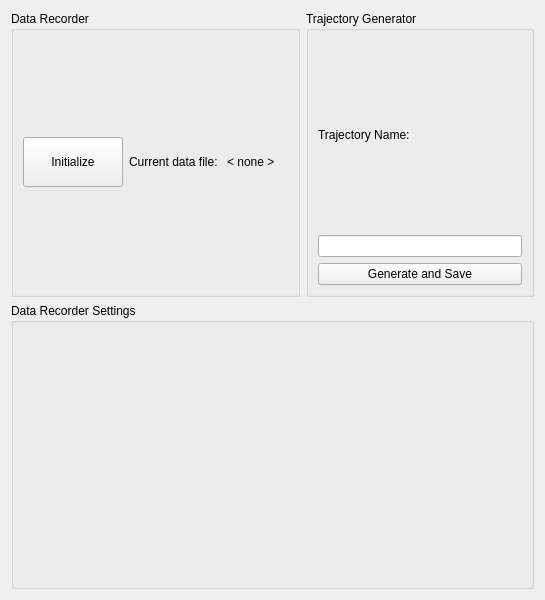
<?xml version="1.0" encoding="UTF-8"?>
<ui version="4.0">
 <class>Form</class>
 <widget class="QWidget" name="Form">
  <property name="geometry">
   <rect>
    <x>0</x>
    <y>0</y>
    <width>545</width>
    <height>600</height>
   </rect>
  </property>
  <property name="minimumSize">
   <size>
    <width>0</width>
    <height>600</height>
   </size>
  </property>
  <property name="windowTitle">
   <string>Data Recorder</string>
  </property>
  <layout class="QGridLayout" name="gridLayout">
   <item row="2" column="0" colspan="2">
    <widget class="QGroupBox" name="grpBoxDataRecorderSettings">
     <property name="title">
      <string>Data Recorder Settings</string>
     </property>
     <layout class="QVBoxLayout" name="verticalLayout_items"/>
    </widget>
   </item>
   <item row="0" column="0">
    <widget class="QGroupBox" name="grpBoxDataRecorder">
     <property name="title">
      <string>Data Recorder</string>
     </property>
     <layout class="QGridLayout" name="gridLayout_2">
      <item row="0" column="2">
       <layout class="QVBoxLayout" name="verticalLayout_2">
        <item alignment="Qt::AlignRight">
         <widget class="QLabel" name="lbl_message_recorder">
          <property name="text">
           <string>&lt;Message&gt;</string>
          </property>
         </widget>
        </item>
       </layout>
      </item>
      <item row="0" column="0">
       <widget class="QPushButton" name="btn_initialize">
        <property name="minimumSize">
         <size>
          <width>100</width>
          <height>50</height>
         </size>
        </property>
        <property name="text">
         <string>Initialize</string>
        </property>
       </widget>
      </item>
      <item row="0" column="1">
       <layout class="QHBoxLayout" name="horizontalLayout_3">
        <item>
         <widget class="QLabel" name="lblCurrentDataFile">
          <property name="text">
           <string>Current data file: </string>
          </property>
         </widget>
        </item>
        <item>
         <widget class="QLabel" name="lbl_data_filename">
          <property name="text">
           <string>&lt; none &gt;</string>
          </property>
         </widget>
        </item>
       </layout>
      </item>
     </layout>
    </widget>
   </item>
   <item row="0" column="1">
    <widget class="QGroupBox" name="grpBoxTrajectoryGenerator">
     <property name="sizePolicy">
      <sizepolicy hsizetype="Preferred" vsizetype="Preferred">
       <horstretch>0</horstretch>
       <verstretch>0</verstretch>
      </sizepolicy>
     </property>
     <property name="title">
      <string>Trajectory Generator</string>
     </property>
     <layout class="QGridLayout" name="gridLayout_3">
      <item row="1" column="1">
       <widget class="QLineEdit" name="line_trajectory_name"/>
      </item>
      <item row="0" column="1">
       <widget class="QLabel" name="label_trajectory_name">
        <property name="text">
         <string>Trajectory Name:</string>
        </property>
       </widget>
      </item>
      <item row="2" column="1">
       <widget class="QPushButton" name="btn_generate_trajectory">
        <property name="text">
         <string>Generate and Save</string>
        </property>
       </widget>
      </item>
     </layout>
    </widget>
   </item>
  </layout>
 </widget>
 <resources/>
 <connections/>
</ui>
